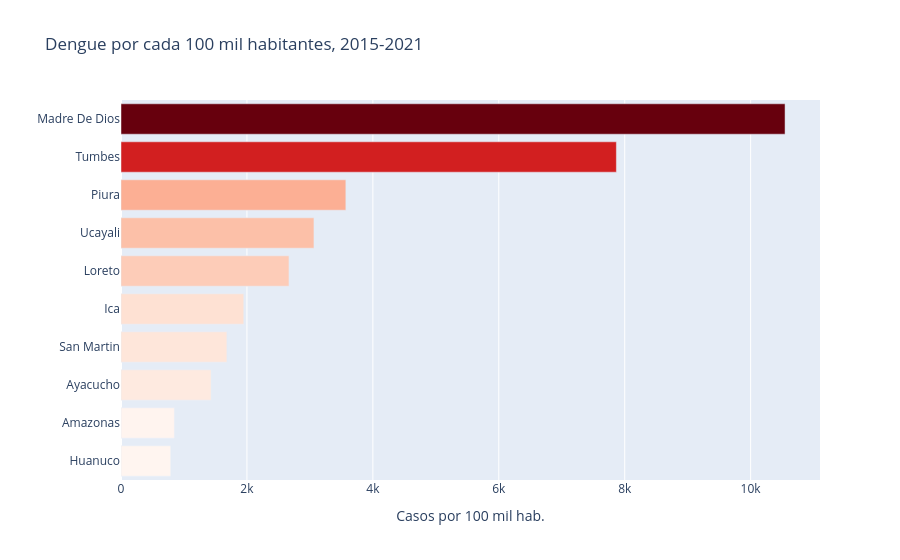

The notebook cell this image was saved under:
### Markdown cell above
### El mismo gráfico, pero con la tasa

Compara este con el anterior: cambian los protagonistas. Ese contraste vale
más que cualquier explicación.

### Code cell
top_tasa = tasas.sort_values("tasa_100mil", ascending=False).head(10)

fig = px.bar(top_tasa.sort_values("tasa_100mil"), x="tasa_100mil", y="departamento",
             orientation="h",
             title="Dengue por cada 100 mil habitantes, 2015-2021",
             labels={"tasa_100mil": "Casos por 100 mil hab.", "departamento": ""},
             color="tasa_100mil", color_continuous_scale="Reds")
fig.update_layout(coloraxis_showscale=False)
fig.show()

### Figure 1 — Plotly figure (JSON) as saved in the notebook; plotly's stock layout.template omitted (floating-point values rounded to 4 significant figures)
{"data": [{"hovertemplate": "Casos por 100 mil hab.=%{marker.color}<br>=%{y}<extra></extra>", "legendgroup": "", "marker": {"color": [789.8, 848.0, 1431.0, 1681.0, 1950.0, 2668.0, 3065.0, 3571.0, 7868.0, 10550.0], "coloraxis": "coloraxis", "pattern": {"shape": ""}}, "name": "", "orientation": "h", "showlegend": false, "textposition": "auto", "type": "bar", "x": [789.8, 848.0, 1431.0, 1681.0, 1950.0, 2668.0, 3065.0, 3571.0, 7868.0, 10550.0], "xaxis": "x", "y": ["Huanuco", "Amazonas", "Ayacucho", "San Martin", "Ica", "Loreto", "Ucayali", "Piura", "Tumbes", "Madre De Dios"], "yaxis": "y"}], "layout": {"barmode": "relative", "coloraxis": {"autocolorscale": false, "colorbar": {"title": {"text": "Casos por 100 mil hab."}}, "colorscale": [[0.0, "rgb(255,245,240)"], [0.125, "rgb(254,224,210)"], [0.25, "rgb(252,187,161)"], [0.375, "rgb(252,146,114)"], [0.5, "rgb(251,106,74)"], [0.625, "rgb(239,59,44)"], [0.75, "rgb(203,24,29)"], [0.875, "rgb(165,15,21)"], [1.0, "rgb(103,0,13)"]], "showscale": false}, "legend": {"tracegroupgap": 0}, "title": {"text": "Dengue por cada 100 mil habitantes, 2015-2021"}, "xaxis": {"anchor": "y", "domain": [0.0, 1.0], "title": {"text": "Casos por 100 mil hab."}}, "yaxis": {"anchor": "x", "domain": [0.0, 1.0], "title": {"text": ""}}}}
